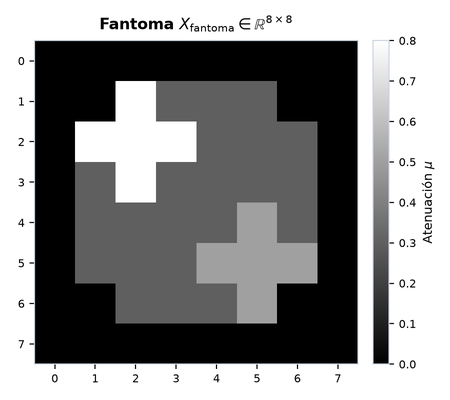
#> input picture presentacion/figuras/ej1_fantoma.png, 450 x 400 px, shrunk from 900 x 800 before the run; the run also reads 1 picture not shown here
$ python generar_presentacion.py
#> lines starting #> are read from the running program, lines starting #| are printed output that depends on the picture
import os
import matplotlib.pyplot as plt
from matplotlib.backends.backend_pdf import PdfPages
import matplotlib.image as mpimg
from matplotlib.patches import FancyBboxPatch, Rectangle

os.environ["MPLCONFIGDIR"] = "/tmp/mpl"

# Configuración de página 16:9 en alta resolución
W, H = 13.333, 7.5
DPI = 200

# Paleta editorial limpia y profesional
NAVY_HEADER = "#0f172a"
BG_PAGE = "#f8fafc"
TEXT_DARK = "#1e293b"
TEXT_MUTED = "#64748b"
PRIMARY_BLUE = "#1d4ed8"
ACCENT_GREEN = "#059669"
ACCENT_RED = "#dc2626"
CARD_BG = "#ffffff"
CARD_BORDER = "#e2e8f0"
FOOTER_BG = "#eff6ff"
FOOTER_BORDER = "#bfdbfe"

def crear_base_slide(fig, tag_seccion, titulo_slide, numero_slide):
    fig.patch.set_facecolor(BG_PAGE)
    ax = fig.add_axes([0, 0, 1, 1])
    ax.axis("off")
    ax.set_xlim(0, 1)
    ax.set_ylim(0, 1)

    # Barra superior
    ax.fill_between([0, 1], 0.88, 1.0, color=NAVY_HEADER)
    ax.text(0.045, 0.945, tag_seccion.upper(), color="#94a3b8", fontsize=9, fontweight="bold")
    ax.text(0.045, 0.905, titulo_slide, color="#ffffff", fontsize=15, fontweight="bold")
    ax.text(0.955, 0.925, f"{numero_slide:02d} / 13", color="#cbd5e1", fontsize=11, fontweight="bold", ha="right")

    return ax

def agregar_caja_oral(ax, texto_clave):
    # Caja inferior con la clave para defender en el oral
    rect = FancyBboxPatch((0.045, 0.035), 0.91, 0.075, boxstyle="round,pad=0.015",
                          fc=FOOTER_BG, ec=FOOTER_BORDER, lw=1.2)
    ax.add_patch(rect)
    ax.text(0.065, 0.082, "CLAVE PARA EL COLOQUIO ORAL (PUNCHLINE):", color=PRIMARY_BLUE, fontsize=8.5, fontweight="bold")
    ax.text(0.065, 0.052, texto_clave, color="#1e3a8a", fontsize=9)

os.makedirs("presentacion_slides", exist_ok=True)

def agregar_tarjeta(ax, x, y, w, h, bg=CARD_BG, ec=CARD_BORDER):
    card = FancyBboxPatch((x, y), w, h, boxstyle="round,pad=0.015", fc=bg, ec=ec, lw=1.0)
    ax.add_patch(card)

slide_idx = [0]
def guardar_slide(fig, pdf):
    slide_idx[0] += 1
    pdf.savefig(fig, dpi=DPI)
    fig.savefig(f"presentacion_slides/slide_{slide_idx[0]:02d}.png", dpi=150)
    plt.close()

with PdfPages("presentacion.pdf") as pdf:

    # -------------------------------------------------------------
    # SLIDE 1: PORTADA
    # -------------------------------------------------------------
    fig = plt.figure(figsize=(W, H), facecolor=NAVY_HEADER)
    ax = fig.add_axes([0, 0, 1, 1])
    ax.axis("off")
    ax.set_xlim(0, 1)
    ax.set_ylim(0, 1)

    # Fondo oscuro con degradado sutil en tarjetas
    ax.text(0.08, 0.82, "UNIVERSIDAD TORCUATO DI TELLA", color="#38bdf8", fontsize=12, fontweight="bold")
    ax.text(0.08, 0.77, "Departamento de Matemática y Ciencias • Métodos Computacionales (S2 2026)", color="#94a3b8", fontsize=11)

    ax.text(0.08, 0.63, "Reconstrucción y Regularización\nen Imágenes Tomográficas", color="#ffffff", fontsize=26, fontweight="bold", linespacing=1.2)
    ax.text(0.08, 0.52, "De la física de rayos X al álgebra lineal numérica: problemas inversos,\noptimización cuadrática y balance de regularización", color="#cbd5e1", fontsize=12.5, linespacing=1.4)

    # 3 Tarjetas de Pilares
    pilares = [
        ("1. Álgebra Lineal & Unicidad", "Discretización b = Ax\nRango columna y Teorema de Nulidad\nEspacio nulo y 'fantasmas invisibles' SVD", "#1e293b", "#38bdf8"),
        ("2. Ruido & Métodos Iterativos", "Incompatibilidad y Proyección Ortogonal\nGradiente Descendiente vs. Newton\nCota crítica de estabilidad alpha < 2/mu_max", "#1e293b", "#34d399"),
        ("3. Regularización & Escala", "Penalización de suavidad Tikhonov (D)\nCompromiso sesgo-varianza (lambda)\nPrincipio de Morozov y Matrices Dispersas", "#1e293b", "#fbbf24")
    ]
    for idx, (tit, desc, bg, acc) in enumerate(pilares):
        x_pos = 0.08 + idx * 0.295
        card = FancyBboxPatch((x_pos, 0.16), 0.265, 0.26, boxstyle="round,pad=0.015", fc=bg, ec="#334155", lw=1.2)
        ax.add_patch(card)
        ax.plot([x_pos+0.015, x_pos+0.06], [0.38, 0.38], color=acc, lw=3)
        ax.text(x_pos+0.015, 0.34, tit, color="#ffffff", fontsize=10.5, fontweight="bold")
        ax.text(x_pos+0.015, 0.23, desc, color="#94a3b8", fontsize=8.5, linespacing=1.4)

    ax.text(0.08, 0.08, "Presentación de Defensa Oral • Resumen de Soluciones y Marco Teórico", color="#64748b", fontsize=9.5)
    guardar_slide(fig, pdf)
#> in guardar_slide, `pdf.savefig(fig, dpi=DPI)`:
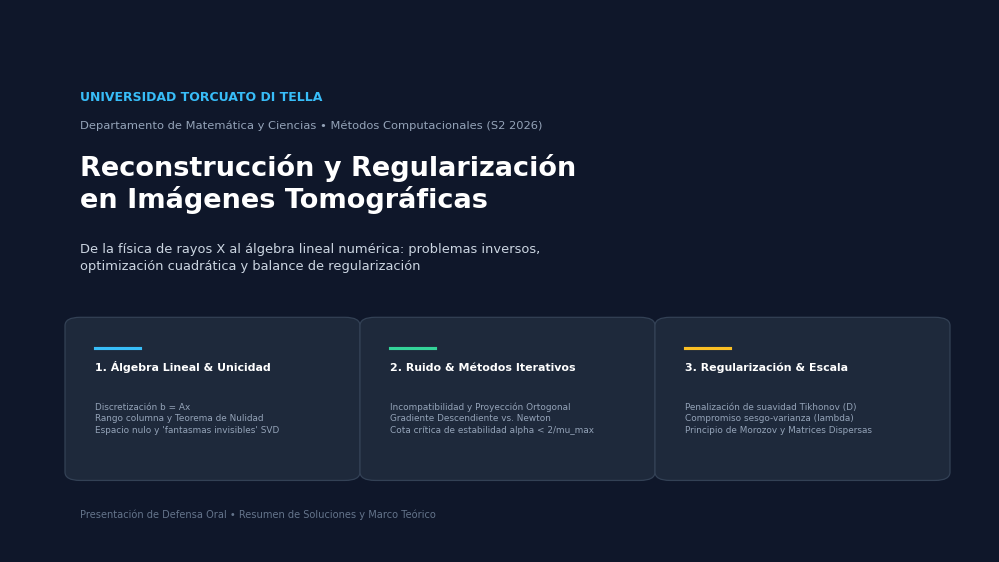
#> figure drawn by matplotlib, 1 panel

    # -------------------------------------------------------------
    # SLIDE 2: DEL FENÓMENO FÍSICO A LA MATRIZ b = Ax
    # -------------------------------------------------------------
    fig = plt.figure(figsize=(W, H))
    ax = crear_base_slide(fig, "Introducción al Modelo Físico • Ejercicios 1 y 2", "1. De la Física de Rayos X al Sistema Lineal $b = Ax$", 2)

    # Tarjeta Izquierda (Teoría y conceptos)
    agregar_tarjeta(ax, 0.045, 0.13, 0.44, 0.72)
    ax.text(0.07, 0.80, "Ley de Beer-Lambert y Discretización", color=TEXT_DARK, fontsize=12, fontweight="bold")

    bullets_s2 = (
        r"$\bullet$ $\mathbf{Modelo\ Físico:}$ La intensidad detectada decae exponencialmente según" "\n"
        r"  la atenuación acumulada: $I = I_0 \exp\left(-\int_\ell \mu(r) dr\right)$." "\n\n"
        r"$\bullet$ $\mathbf{Linealización:}$ Al aplicar logaritmo, cada detector entrega" "\n"
        r"  una integral lineal de la atenuación del objeto: $-\ln(I/I_0) = \int_\ell \mu(r) dr$." "\n\n"
        r"$\bullet$ $\mathbf{Discretización\ de\ la\ Imagen:}$ La sección se divide en $n \times n$ píxeles." "\n"
        r"  La matriz $X \in \mathbb{R}^{n \times n}$ se vectoriza por filas en $x \in \mathbb{R}^{n^2}$:" "\n"
        r"  $\quad \mathrm{Posición\ vector:\ } k = i \cdot n + j \quad (k = 8i + j\ \mathrm{para\ } 8\times 8)$." "\n\n"
        r"$\bullet$ $\mathbf{Sistema\ Matricial:}$ Cada rayo $r$ suma los píxeles atravesados:" "\n"
        r"  $\quad b_r = \sum_j a_{rj} x_j \Rightarrow \mathbf{b = Ax} \quad (A \in \mathbb{R}^{m \times 64}, x \in \mathbb{R}^{64}, b \in \mathbb{R}^m)$." "\n\n"
        r"$\bullet$ $\mathbf{Problema\ Inverso:}$ Conocemos $A$ (geometría de rayos) y $b$ (sensores)." "\n"
        r"  El objetivo es deducir la variable oculta $x$ (el interior del paciente)."
    )
    ax.text(0.07, 0.44, bullets_s2, color="#334155", fontsize=9.2, linespacing=1.28)

    # Tarjeta Derecha (Gráfico fantoma)
    agregar_tarjeta(ax, 0.51, 0.13, 0.445, 0.72)
    ax.text(0.535, 0.80, "El Fantoma de Prueba (8x8 píxeles)", color=TEXT_DARK, fontsize=12, fontweight="bold")
    img_s2 = mpimg.imread("figuras/ej1_fantoma.png")
#> img_s2 is the input picture: shape (400, 450, 4) float32; mean R, G, B, A 0.546, 0.546, 0.547, 1
    ax_img = fig.add_axes([0.55, 0.24, 0.365, 0.50])
    ax_img.imshow(img_s2)
    ax_img.axis("off")

    ax.text(0.535, 0.18,
            r"Valores de $\mu$: 0.8 (alta densidad, hueso/corteza), 0.3 a 0.5 (tejido blando), 0.0 (fondo libre).",
            color=TEXT_MUTED, fontsize=8.5)

    agregar_caja_oral(ax, "La tomografía es un problema inverso: no podemos mirar x directamente. Disparamos rayos desde afuera y a partir de las sumas b intentamos despejar la foto interior.")
    guardar_slide(fig, pdf)
#> in guardar_slide (call 2), `pdf.savefig(fig, dpi=DPI)`:
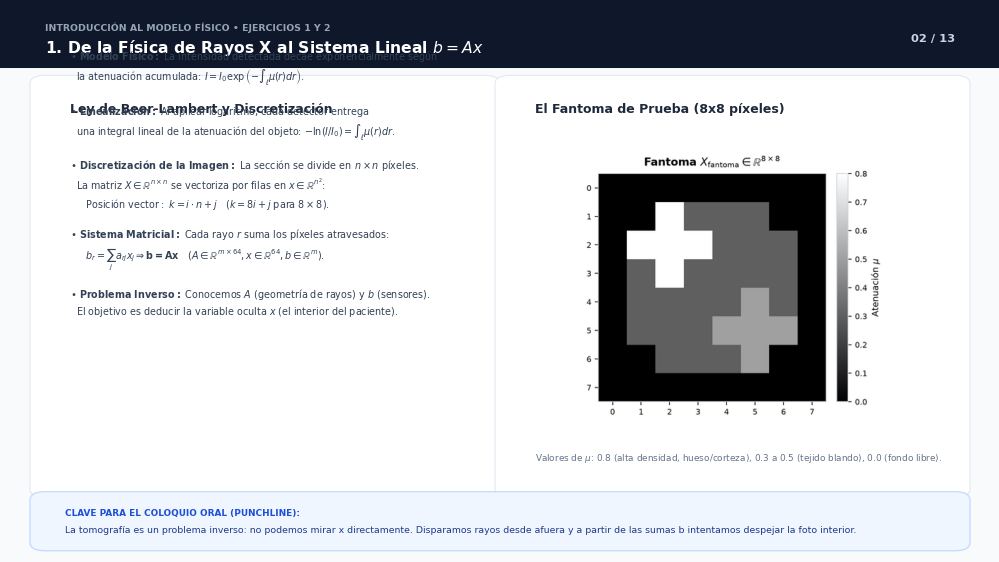
#> figure drawn by matplotlib, 2 panels

    # -------------------------------------------------------------
    # SLIDE 3: GEOMETRÍA DE ADQUISICIÓN Y EL SINOGRAMA
    # -------------------------------------------------------------
    fig = plt.figure(figsize=(W, H))
    ax = crear_base_slide(fig, "Adquisición Tomográfica • Ejercicio 3", "2. Geometría de Rayos, Proyecciones y Sinograma", 3)

    agregar_tarjeta(ax, 0.045, 0.13, 0.44, 0.72)
    ax.text(0.07, 0.80, "Parametrización y Familias de Rayos", color=TEXT_DARK, fontsize=12, fontweight="bold")

    bullets_s3 = (
        r"$\bullet$ $\mathbf{Parametrización\ Continua:}$ Recta normal al haz perpendicular a $n_\theta$:" "\n"
        r"  $\quad u \cos\theta + v \sin\theta = s$  $(\theta \in [0, \pi),\ s = \mathrm{posición\ detector})$." "\n\n"
        r"$\bullet$ $\mathbf{Modelo\ Discreto\ Binario:}$ El rayo selecciona los centros $(i, j)$ tales que:" "\n"
        r"  $\quad \alpha i + \beta j = s$." "\n"
        r"  Cada fila $a_r^T$ de $A$ tiene 1s en píxeles cruzados y 0s en el resto." "\n\n"
        r"$\bullet$ $\mathbf{El\ Sinograma\ } S \in \mathbb{R}^{K \times q}\mathbf{:}$" "\n"
        r"  Reúne todas las mediciones ordenadas: cada fila es un ángulo $\theta_k$ y cada" "\n"
        r"  columna es un detector $s_j$. Al apilarlo por filas se forma el vector $b \in \mathbb{R}^{Kq}$." "\n\n"
        r"$\bullet$ $\mathbf{Ambigüedad\ de\ un\ solo\ rayo:}$ Dos rayos distintos pueden medir la" "\n"
        r"  misma atenuación total sumando píxeles diferentes. Para resolver la imagen" "\n"
        r"  se requiere combinar múltiples orientaciones angulares."
    )
    ax.text(0.07, 0.45, bullets_s3, color="#334155", fontsize=9.2, linespacing=1.28)

    agregar_tarjeta(ax, 0.51, 0.13, 0.445, 0.72)
    ax.text(0.535, 0.80, "Verificación: Señales 1D de Filas y Columnas (A2)", color=TEXT_DARK, fontsize=12, fontweight="bold")
    img_s3 = mpimg.imread("figuras/ej3_sinograma.png")
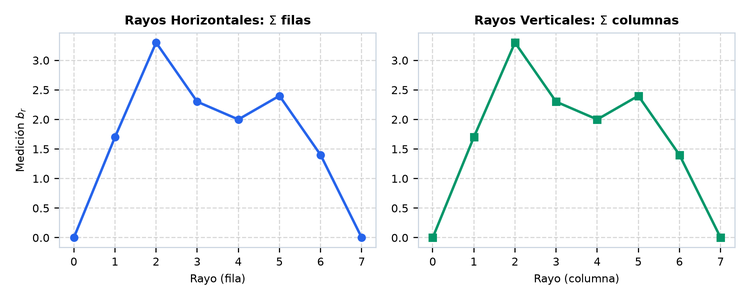
#> input picture presentacion/figuras/ej3_sinograma.png, 750 x 300 px, shrunk from 1500 x 600 before the run
#> img_s3 is the input picture: shape (300, 750, 4) float32; mean R, G, B, A 0.965, 0.972, 0.975, 1
    ax_img = fig.add_axes([0.525, 0.32, 0.415, 0.42])
    ax_img.imshow(img_s3)
    ax_img.axis("off")

    ax.text(0.535, 0.22,
            r"Verificación numérica: Las primeras 8 filas de $A_2$ suman exactamente las filas de $X$;" "\n"
            r"las 8 siguientes suman las columnas de $X$. Coinciden con $X.\mathrm{sum(axis=1)}$ y $X.\mathrm{sum(axis=0)}$.",
            color=TEXT_MUTED, fontsize=8.5, linespacing=1.3)

    agregar_caja_oral(ax, "Cada ángulo de rayos genera una 'sombra' 1D del objeto. El sinograma es la colección de todas esas sombras. La matriz A contiene la máscara estirada de cada rayo.")
    guardar_slide(fig, pdf)
#> in guardar_slide (call 3), `pdf.savefig(fig, dpi=DPI)`:
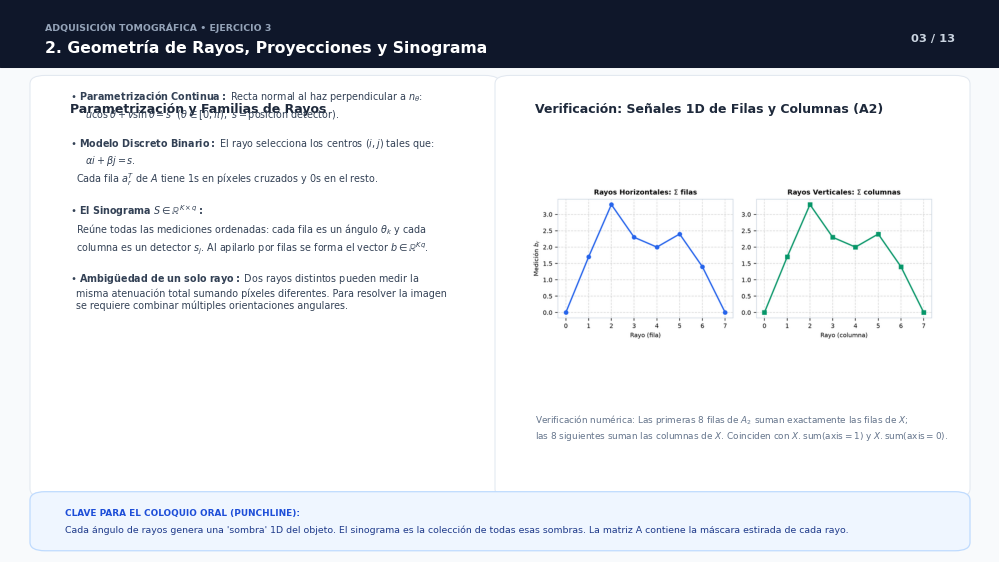
#> figure drawn by matplotlib, 2 panels

    # -------------------------------------------------------------
    # SLIDE 4: UNICIDAD DE RECONSTRUCCIÓN Y ESPACIO NULO
    # -------------------------------------------------------------
    fig = plt.figure(figsize=(W, H))
    ax = crear_base_slide(fig, "Álgebra Lineal & Rango • Ejercicio 4a y 4b", "3. ¿Cuándo la Reconstrucción es Única? Teorema Rango-Nulidad", 4)

    agregar_tarjeta(ax, 0.045, 0.13, 0.44, 0.72)
    ax.text(0.07, 0.80, "Condición Matemática de Unicidad", color=TEXT_DARK, fontsize=12, fontweight="bold")

    bullets_s4 = (
        r"$\bullet$ $\mathbf{Ecuación\ del\ Sistema:}$ $A x = b$, con $A \in \mathbb{R}^{m \times 64}$ y $x \in \mathbb{R}^{64}$." "\n\n"
        r"$\bullet$ $\mathbf{Espacio\ Nulo\ } \mathrm{Nul}(A)\mathbf{:}$ Conjunto de vectores tales que $A v = 0$." "\n"
        r"  Si existe $v \neq 0$ en el núcleo, entonces:" "\n"
        r"  $\quad A(x + v) = Ax + Av = b + 0 = b$." "\n"
        r"  $\Rightarrow$ Las imágenes $x$ y $x+v$ producen exactamente las mismas mediciones." "\n\n"
        r"$\bullet$ $\mathbf{Teorema\ de\ Rango\ y\ Nulidad:}$" "\n"
        r"  $\quad \mathrm{rango}(A) + \dim(\mathrm{Nul}(A)) = n^2 = 64$." "\n\n"
        r"$\bullet$ $\mathbf{Condición\ de\ Unicidad:}$ $\dim(\mathrm{Nul}(A)) = 0 \Leftrightarrow \mathbf{rango}(A) = 64$." "\n"
        r"  Se requiere rango columna completo. Esto exige como mínimo $m \geq 64$ rayos."
    )
    ax.text(0.07, 0.44, bullets_s4, color="#334155", fontsize=9.2, linespacing=1.28)

    agregar_tarjeta(ax, 0.51, 0.13, 0.445, 0.72)
    ax.text(0.535, 0.80, "Comparación de Configuraciones de Adquisición", color=TEXT_DARK, fontsize=12, fontweight="bold")

    # Tabla comparativa
    ax.fill_between([0.535, 0.93], 0.69, 0.74, color="#f1f5f9")
    ax.text(0.545, 0.705, "Configuración", color=TEXT_DARK, fontsize=8.5, fontweight="bold")
    ax.text(0.66, 0.705, "Dimensiones", color=TEXT_DARK, fontsize=8.5, fontweight="bold")
    ax.text(0.77, 0.705, "Rango", color=TEXT_DARK, fontsize=8.5, fontweight="bold")
    ax.text(0.83, 0.705, "Nulidad", color=TEXT_DARK, fontsize=8.5, fontweight="bold")
    ax.text(0.89, 0.705, "Única?", color=TEXT_DARK, fontsize=8.5, fontweight="bold")

    rows_s4 = [
        ("A2 (H, V: 2 dir.)", "16 x 64", "15", "49", "NO", "#dc2626"),
        ("A4 (H, V, Diag: 4 dir.)", "46 x 64", "39", "25", "NO", "#dc2626"),
        ("A7 (+Oblicuas: 7 dir.)", "119 x 64", "64", "0", "SÍ", "#059669"),
    ]
    for i, (cfg, dims, rnk, nul, unq, col) in enumerate(rows_s4):
        y_r = 0.63 - i * 0.055
        ax.plot([0.535, 0.93], [y_r-0.015, y_r-0.015], color="#e2e8f0", lw=0.8)
        ax.text(0.545, y_r, cfg, color=TEXT_DARK, fontsize=8)
        ax.text(0.66, y_r, dims, color="#475569", fontsize=8)
        ax.text(0.77, y_r, rnk, color=TEXT_DARK, fontsize=8, fontweight="bold")
        ax.text(0.83, y_r, nul, color=TEXT_DARK, fontsize=8)
        ax.text(0.89, y_r, unq, color=col, fontsize=8.5, fontweight="bold")

    ax.text(0.535, 0.46,
            r"$\mathbf{Mediciones\ Redundantes:}$" "\n"
            r"$\bullet$ $A_2$: 16 filas vs. rango 15 $\Rightarrow$ 1 medición linealmente dependiente." "\n"
            r"$\bullet$ $A_4$: 46 filas vs. rango 39 $\Rightarrow$ 7 mediciones redundantes." "\n"
            r"$\bullet$ $A_7$: 119 filas vs. rango 64 $\Rightarrow$ 55 mediciones redundantes." "\n\n"
            r"$\mathbf{Conclusión:}$ Más rayos no implican directamente unicidad. Solo cuando" "\n"
            r"incorporamos ángulos oblicuos ($A_7$) cubrimos todas las direcciones necesarias.",
            color="#334155", fontsize=8.8, linespacing=1.28, va="top")

    agregar_caja_oral(ax, "Para que la reconstrucción sea única, el espacio nulo debe ser cero (rango columna completo = 64). Si hay espacio nulo, hay infinitas imágenes distintas que dan la misma medición.")
    guardar_slide(fig, pdf)
#> in guardar_slide (call 4), `pdf.savefig(fig, dpi=DPI)`:
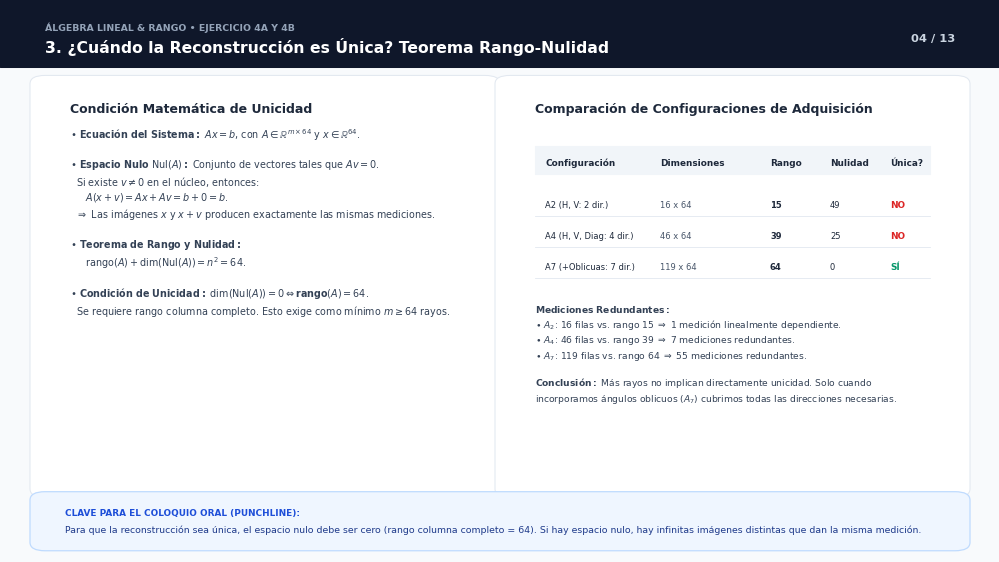
#> figure drawn by matplotlib, 1 panel

    # -------------------------------------------------------------
    # SLIDE 5: LO INVISIBLE PARA EL TOMÓGRAFO (SVD)
    # -------------------------------------------------------------
    fig = plt.figure(figsize=(W, H))
    ax = crear_base_slide(fig, "Descomposición en Valores Singulares • Ejercicio 4c", "4. Lo Invisible para el Tomógrafo: Vectores Nulos y SVD", 5)

    agregar_tarjeta(ax, 0.045, 0.13, 0.44, 0.72)
    ax.text(0.07, 0.80, "SVD y Extracción de Modos Nulos", color=TEXT_DARK, fontsize=12, fontweight="bold")

    bullets_s5 = (
        r"$\bullet$ $\mathbf{Descomposición\ SVD:}$ $A_4 = U \Sigma V^T$." "\n"
        r"  Como $\mathrm{rango}(A_4) = 39 < 64$, existen exactamente $64 - 39 = 25$ valores" "\n"
        r"  singulares nulos ($\sigma_j = 0$ para $j > 39$)." "\n\n"
        r"$\bullet$ $\mathbf{Base\ del\ Núcleo:}$ Las columnas de $V$ (filas de $V^T$) asociadas a $\sigma_j = 0$" "\n"
        r"  forman una base ortonormal de $\mathrm{Nul}(A_4)$. En NumPy: $v = V^T[-1]$." "\n\n"
        r"$\bullet$ $\mathbf{Verificación\ Numérica:}$ $\|A_4 v\|_2 \approx 9.46 \times 10^{-16} \approx 0$." "\n\n"
        r"$\bullet$ $\mathbf{La\ Trampa\ Visual:}$ Construimos la imagen alterada:" "\n"
        r"  $\quad x_{\mathrm{alt}} = x_{\mathrm{fantoma}} + \gamma v \quad (\mathrm{con\ } \gamma = 0.8)$." "\n"
        r"  Al escanear: $A_4 x_{\mathrm{alt}} = A_4 x + \gamma A_4 v = b_4 + 0 = b_4$." "\n"
        r"  Diferencia en mediciones: $\|A_4 x_{\mathrm{alt}} - b_4\| \approx 1.56 \times 10^{-15}$."
    )
    ax.text(0.07, 0.44, bullets_s5, color="#334155", fontsize=9.2, linespacing=1.28)

    agregar_tarjeta(ax, 0.51, 0.13, 0.445, 0.72)
    ax.text(0.535, 0.80, "Demostración Visual del 'Modo Fantasma'", color=TEXT_DARK, fontsize=12, fontweight="bold")
    img_s5 = mpimg.imread("figuras/ej4_svd_invisible.png")
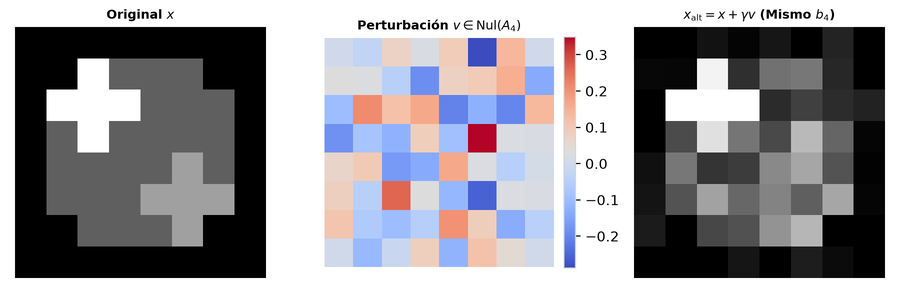
#> input picture presentacion/figuras/ej4_svd_invisible.png, 900 x 300 px, shrunk from 1800 x 600 before the run
#> img_s5 is the input picture: shape (300, 900, 4) float32; mean R, G, B, A 0.599, 0.593, 0.612, 1
    ax_img = fig.add_axes([0.525, 0.35, 0.415, 0.38])
    ax_img.imshow(img_s5)
    ax_img.axis("off")

    ax.text(0.535, 0.20,
            r"$\mathbf{¿Por\ qué\ A_4\ no\ lo\ ve?:}$ El vector $v$ tiene alternancia de signos (+ y -) que se" "\n"
            r"cancelan exactamente a lo largo de cada fila, columna y diagonal a 45°. El tomógrafo $A_4$" "\n"
            r"es ciego a esas oscilaciones finas de alta frecuencia.",
            color=TEXT_MUTED, fontsize=8.5, linespacing=1.3)

    agregar_caja_oral(ax, "El vector v es una imagen que suma cero en todos los rayos de A4. Sumárselo a la imagen original cambia lo que vemos nosotros, pero para el tomógrafo es exactamente idéntica.")
    guardar_slide(fig, pdf)
#> (the rest of the program and of its run is left out)
